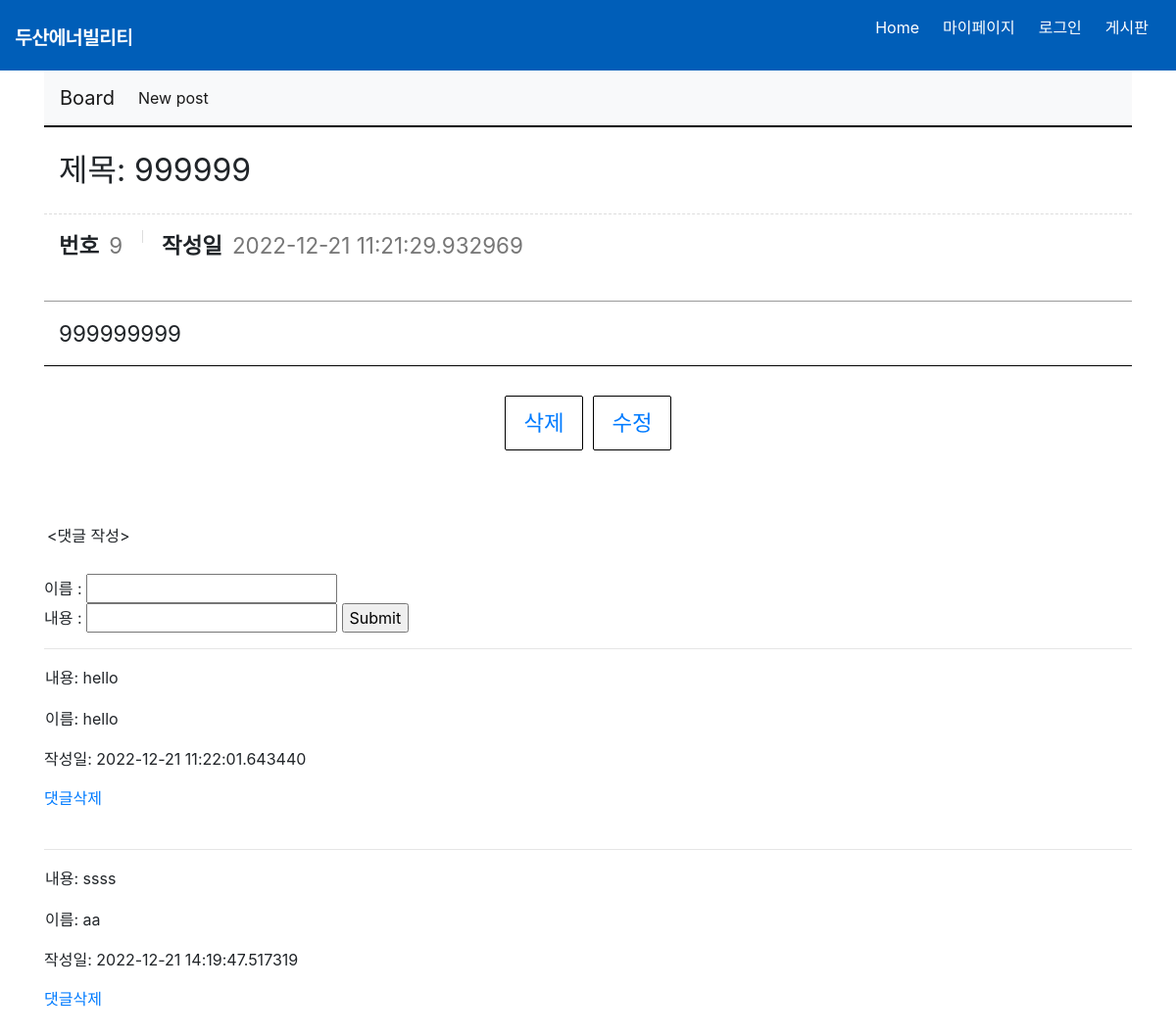
The app's page /posts/9 with its own data.
### website/models.py (models this page shows, shortened)
class Post(db.Model):
    __tablename__ = "posts"
    id = db.Column(db.Integer, primary_key=True)
    title = db.Column(db.String, nullable=False)
    content = db.Column(db.String, nullable=False)
    created_at = db.Column(db.DateTime)
    comments = db.relationship('Comment',backref='post')

class Comment(db.Model):
    __tablename__ ='comments'
    id = db.Column(db.Integer, primary_key=True)
    content = db.Column(db.String)
    post_id = db.Column(db.Integer, db.ForeignKey('posts.id'))
    created_at = db.Column(db.DateTime)
    creator = db.Column(db.String)

### website/board_views.py (the view)
@board_views.route('/posts/<int:id>')
def read(id):
    post = Post.query.get(id)
    return render_template('board_read.html',post=post)

### website/templates/board_read.html (shortened to what this page needs)
{% extends 'base2.html' %}
{% block body_block %}
    <div class="board_view_wrap">
        <div class="board_view">
            <div class="title">
                제목: {{post.title}}
            </div>
            <div class="info">
                <dl>
                    <dt>번호</dt>
                    <dd>{{post.id}}</dd>
                </dl>
                <dl>
                    <dt>작성일</dt>
                    <dd>{{post.created_at}}</dd>
                </dl>
            </div>
            <div class="cont">
                {{post.content}}
            </div>
        </div>
        <div class="bt_wrap">
            <a href="/posts/{{post.id}}/delete">삭제</a>
            <a href="/posts/{{post.id}}/edit">수정</a>
        </div>
    </div>
    <br>
    <br>
    <form action="/posts/{{post.id}}/comments" method='POST'>
    </br> <div style="padding:3px; font-style:bold"> <댓글 작성></div></br>
        이름 : <input type="text" name="creator" /></br>
        내용 : <input type="text" name="content"/>
        <input type='submit'/>
    </form>
    {% for comment in post.comments %}
    <hr>
        <p style="padding:1px">내용: {{comment.content}} </p>
        <p style="padding:1px">이름: {{comment.creator}}</p>
        <p>작성일: {{comment.created_at}}</p>
        <a style="display:block;" href="/comment/{{comment.id}}/delete">댓글삭제</a>
        <br>
    {% endfor %}
{% endblock %}

### website/static/css/style.css (style rules this page uses)
:root { --text-color:#ffffff; --background-color:#005eb8; --accent-color:rgb(255, 0, 0); }
body { margin:0; font-family: 'Noto Sans KR', sans-serif; }
a { text-decoration: none; color:white; }
.board_view { font-size: 10px; width:100%; border-top:2px solid #000; }
.board_view .title { padding: 20px 15px; border-bottom : 1px dashed #ddd; font-size :2rem; }
.board_view .info { padding:15px; border-bottom:1px solid #999; font-size: 0; }
.board_view .info dl { position: relative; display:inline-block; padding: 0 20px; }
.board_view .info dl:first-child { padding-left: 0; }
.board_view .info dl::before { content:""; position: absolute; top:1px; left:0; display:block; width : 1px; height:13px; background: #ddd; }
.board_view .info dl:first-child::before { display :none; }
.board_view .info dl dt, .board_view .info dl dd { display: inline-block; font-size: 1.4rem; }
.board_view .info dl dd { margin-left:10px; color:#777; }
.board_view .cont { padding:15px; border-bottom: 1px solid #000; line-height: 160%; font-size : 1.4rem; }
.bt_wrap { margin-top:30px; text-align: center; font-size: 0; }
.bt_wrap a { text-decoration: none; display: inline-block; min-width: 80px; margin-left:10px; padding: 10px; border:1px solid #000; border-radius:2px; font-size: 1.4rem; }
.bt_wrap a:first-child { margin-left:0; }

### records on screen
Post: title "999999", id "9", created_at "2022-12-21 11:21:29.932969", content "999999999"
Comment: content "hello", creator "hello", created_at "2022-12-21 11:22:01.643440"
Comment: content "ssss", creator "aa", created_at "2022-12-21 14:19:47.517319"
